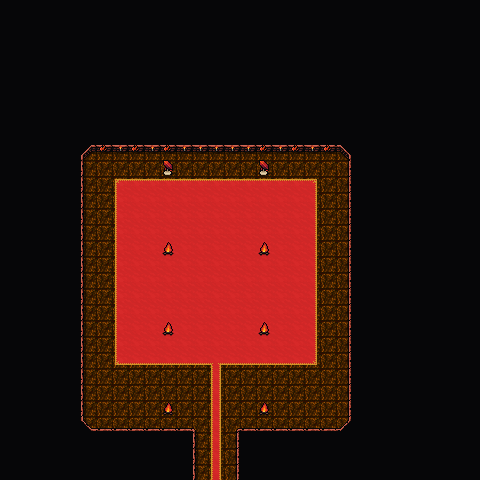

A 2D game scene composited from a Tiled map and its tileset images. What follows is a short description and the map's XML, with each tile layer's data collapsed to a summary:
An orthogonal 30x30 tile map with 16x16 px tiles, 4 tile layers (Background, Ground, Foreground, AboveSprites), 3 tilesets and 3 objects.

<map version="1.10" tiledversion="1.11.2" orientation="orthogonal" renderorder="right-down" width="30" height="30" tilewidth="16" tileheight="16" infinite="0" nextlayerid="6" nextobjectid="57">
 <editorsettings>
  <export target="wastetown..tmx" format="tmx" />
 </editorsettings>
 <properties>
  <property name="dungeonEffect">{"startBattleWithCardInCommandZone": [ "Lathliss' Presence" ]
}</property>
 </properties>
 <tileset firstgid="1" source="../../../tileset/main.tsx" />
 <tileset firstgid="10113" source="../../../tileset/buildings.tsx" />
 <tileset firstgid="11905" source="../../../../../Innistrad/maps/tileset/INN_dungen_crawler_tileset.tsx" />
 <layer id="1" name="Background" width="30" height="30">
  <data>[900 cells, 854 non-empty, 1 distinct tile ids]</data>
 </layer>
 <layer id="2" name="Ground" width="30" height="30">
  <data>[900 cells, 821 non-empty, 24 distinct tile ids]</data>
 </layer>
 <layer id="3" name="Foreground" width="30" height="30">
  <properties>
   <property name="spriteLayer" type="bool" value="true" />
  </properties>
  <data>[900 cells, 8 non-empty, 2 distinct tile ids]</data>
 </layer>
 <layer id="5" name="AboveSprites" width="30" height="30">
  <data>[900 cells, 0 non-empty, 0 distinct tile ids]</data>
 </layer>
 <objectgroup id="4" name="Objects">
  <object id="51" template="../../../obj/entry_up.tx" x="209" y="480">
   <properties>
    <property name="teleport" value="" />
   </properties>
  </object>
  <object id="52" template="../../../obj/enemy.tx" x="195.509" y="264.061" width="32" height="32">
   <properties>
    <property name="defeatDialog">[{
   "condition": [{"checkQuestFlag": "Ch1CastlesComplete", "not":true}],
   "text": "As you land your final blow against Lathliss, you feel a significant pulse of mana.",
   "options": [{
      "name": "(Continue)", 
      "action": [{"setQuestFlag": {"key":"Ch1RedCastleComplete", "val": 1} }, {"deleteMapObject": -1}, {"advanceQuestFlag": "Ch1CastlesComplete"}]
   }]
},
{
   "condition": [{"checkQuestFlag": "Ch1CastlesComplete"}],
   "text": "As you land your final blow against Lathliss, you feel another pulse of mana.",
   "options": [{
      "name": "(Continue)", 
      "action": [{"setQuestFlag": {"key":"Ch1RedCastleComplete", "val": 1} }, {"deleteMapObject": -1}, {"advanceQuestFlag": "Ch1CastlesComplete"}]
   }]
}]</property>
    <property name="effect">{
 "startBattleWithCard": [ "Mox Ruby" ]
}</property>
    <property name="enemy" value="Lathliss" />
    <property name="reward">[
  {
    "type": "item",
    "probability": 0.05,
    "count": 1,
    "itemName": "Warren Tender's Baton"
  },
  {
    "type": "item",
    "probability": 0.02,
    "count": 1,
    "itemName": "Prayerbook of Ire"
  },
  {
    "type": "item",
    "probability": 0.40,
    "count": 1,
    "itemName": "Robes of Omniscience"
  },
  {
    "type": "gold",
    "count": 200,
    "addMaxCount": 100
 }
]</property>
    <property name="spawn.Hard" type="bool" value="false" />
    <property name="spawn.Insane" type="bool" value="false" />
    <property name="threatRange" type="int" value="50" />
   </properties>
  </object>
  <object id="56" template="../../../obj/enemy.tx" x="195.103" y="271.379" width="32" height="32">
   <properties>
    <property name="defeatDialog">[{
     "condition": [{"checkQuestFlag": "Ch1CastlesComplete", "not":true}],
     "text": "As you land your final blow against Lathliss, you feel a significant pulse of mana.",
     "options": [{
        "name": "(Continue)",
        "action": [{"setQuestFlag": {"key":"Ch1RedCastleComplete", "val": 1} }, {"deleteMapObject": -1}, {"advanceQuestFlag": "Ch1CastlesComplete"}]
     }]
  },
  {
     "condition": [{"checkQuestFlag": "Ch1CastlesComplete"}],
     "text": "As you land your final blow against Lathliss, you feel another pulse of mana.",
     "options": [{
        "name": "(Continue)",
        "action": [{"setQuestFlag": {"key":"Ch1RedCastleComplete", "val": 1} }, {"deleteMapObject": -1}, {"advanceQuestFlag": "Ch1CastlesComplete"}]
     }]
  }]</property>
    <property name="effect" value="{ &quot;startBattleWithCardInCommandZone&quot;: [ &quot;Lathliss' Presence (Hard Mode)&quot;]}" />
    <property name="enemy" value="Lathliss" />
    <property name="reward">[
  {
    "type": "item",
    "probability": 0.05,
    "count": 1,
    "itemName": "Warren Tender's Baton"
  },
  {
    "type": "item",
    "probability": 0.02,
    "count": 1,
    "itemName": "Prayerbook of Ire"
  },
  {
    "type": "item",
    "probability": 0.40,
    "count": 1,
    "itemName": "Robes of Omniscience"
  },
  {
    "type": "gold",
    "count": 200,
    "addMaxCount": 100
 }
]</property>
    <property name="spawn.Easy" type="bool" value="false" />
    <property name="spawn.Hard" type="bool" value="true" />
    <property name="spawn.Normal" type="bool" value="false" />
    <property name="threatRange" type="int" value="50" />
   </properties>
  </object>
 </objectgroup>
</map>
